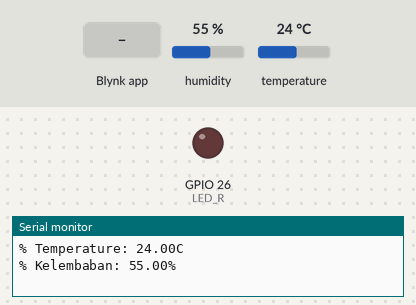
A sketch run on a simulated ESP32. Parts: output pins drawn as LEDs (lit = HIGH), the last lines printed to the serial monitor. Inputs (shaded band) come from the test bench; at power-on: humidity 55 %, temperature 24 °C. WiFi joins after 1.5 s; servers stay silent unless stated.

Above: at 3.0 s.
3.1 s: Blynk app writes 1 to V2
At 3.5 s:
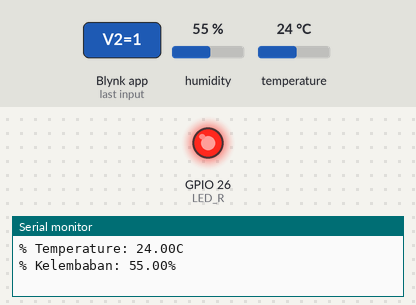
4.6 s: Blynk app writes 0 to V2
At 5.8 s:
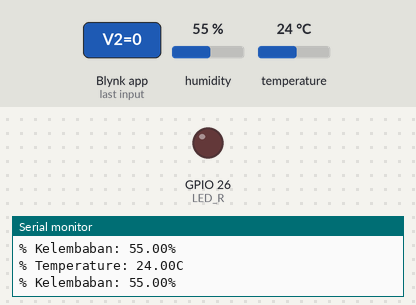
6.1 s: Blynk app writes 200 to V2
At 7.0 s:
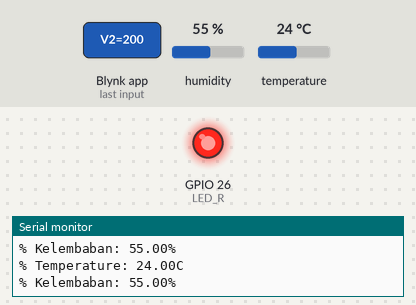
Timing chart, 0 to 9.1 s (numbered marks = the images above; inputs shaded):
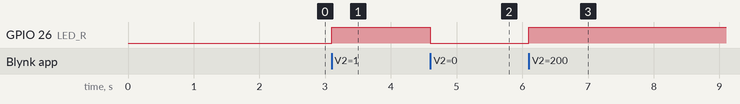

Measured:
- after the input at 3.1 s, GPIO 26 (LED_R): LOW → HIGH at once
- after the input at 4.6 s, GPIO 26 (LED_R): HIGH → LOW at once
- after the input at 6.1 s, GPIO 26 (LED_R): LOW → HIGH at once

The sketch:

sketch.ino
```cpp
#include <Arduino.h>

#define BLYNK_DEVICE_NAME "Esp32IoT"
#define BLYNK_PRINT Serial

#define BLYNK_AUTH_TOKEN "1Q8eYDNFMrAfBrKpcDBkDuiawyy3hfD6"
#define BLYNK_TEMPLATE_ID "TMPL6HR5CrV2M"
#define BLYNK_TEMPLATE_NAME "kelembapan"

#include <WiFi.h>
#include <BlynkSimpleEsp32.h>
#include <DHTesp.h> //Library untuk DHT

char auth[] = BLYNK_AUTH_TOKEN ; //Auth Token

char ssid[] = "Wokwi-GUEST"; //nama hotspot yang digunakan
char pass[] = ""; //password hotspot yang digunakan

const int DHT_PIN = 15;

int value0, value1, value2, value3, value6;

byte LED_R = 26;
byte LED_Y = 27;
byte LED_G = 14;
byte LED_B = 12;

DHTesp dht;

BlynkTimer timer;

//function untuk pengiriman sensor
void sendSensor()
{
 TempAndHumidity  data = dht.getTempAndHumidity();

//menampilkan temperature pada Serial monitor
Serial.print("% Temperature: ");
Serial.print(data.temperature);
Serial.println("C ");
Serial.print("% Kelembaban: ");
Serial.print(data.humidity);
Serial.println("% ");

Blynk.virtualWrite(V0, data.temperature); //mengirimkan data temperatur ke Virtual pin VO di Blynk Cloud
Blynk.virtualWrite(V1, data.humidity); //mengirimkan data kelemaban ke Virtual pin V1 di Blynk Cloud
}

BLYNK_WRITE(V2)
{
  int nilaiBacaIO =param.asInt();
   digitalWrite(LED_R, nilaiBacaIO);
  Blynk.virtualWrite(V3, nilaiBacaIO);
}

void setup()
{
// Debug console
Serial.begin(115200); //serial monitor menggunakan bautrate 9600
dht.setup(DHT_PIN, DHTesp::DHT22);
pinMode(LED_R, OUTPUT);

Blynk.begin(auth, ssid, pass); //memulai Blynk
timer.setInterval(1000, sendSensor); //Mengaktifkan timer untuk pengiriman data 1000ms
}

void loop()
{

Blynk.run(); //menjalankan blynk
timer.run(); //menjalankan timer
}
```
